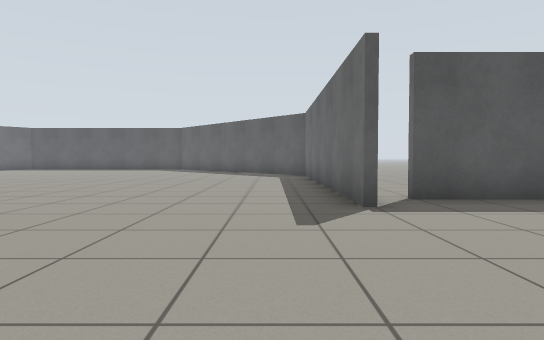
View 1 (above)

24 first-person views from a walk through a world built for the Gazebo simulator. The camera is 0.72 m above the floor, tilts 2° down and sees 75° across. The floor is counted in squares, 1 m on a side. Each view is taken from the middle of a square. On the plan, view 1 faces up. The plan holds only what a view shows up to about 11 squares ahead; the rest is blank. The place goes on beyond the plan.

View 2
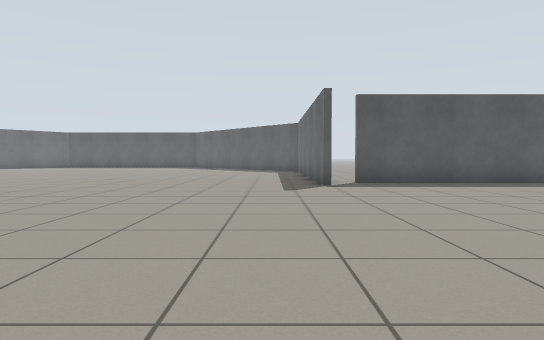

View 3
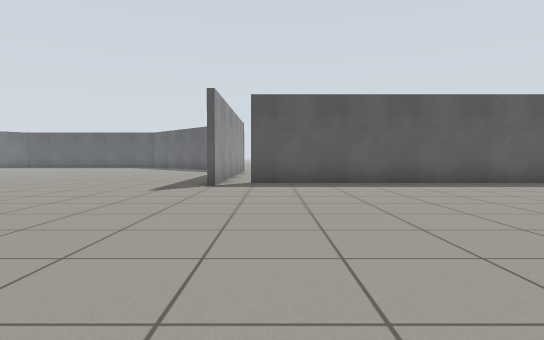

View 4
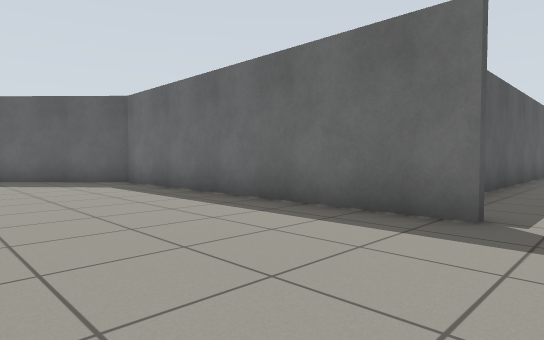

View 5
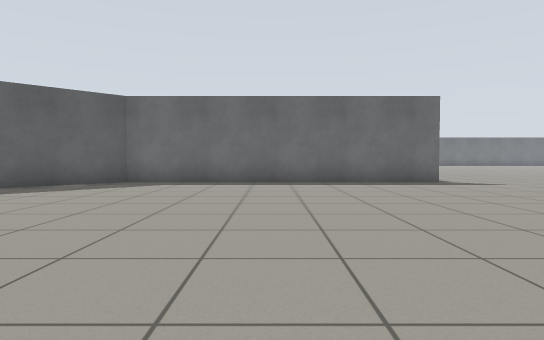

View 6
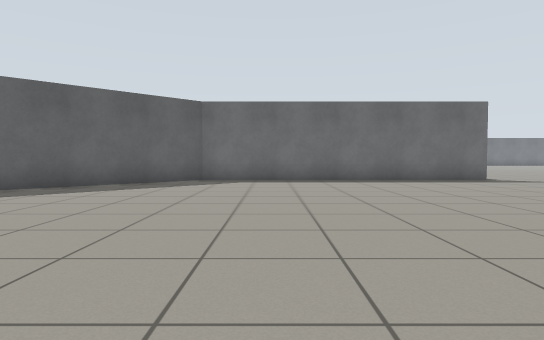

View 7
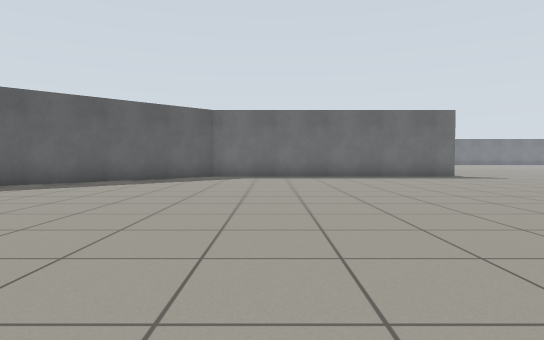

View 8
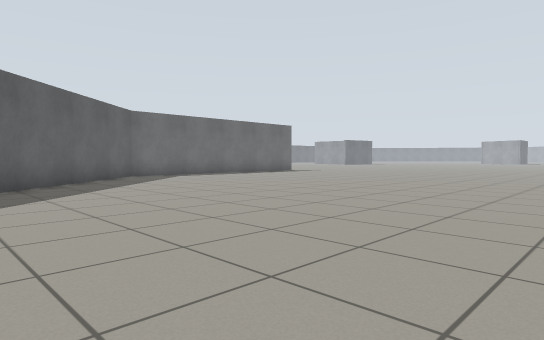

View 9
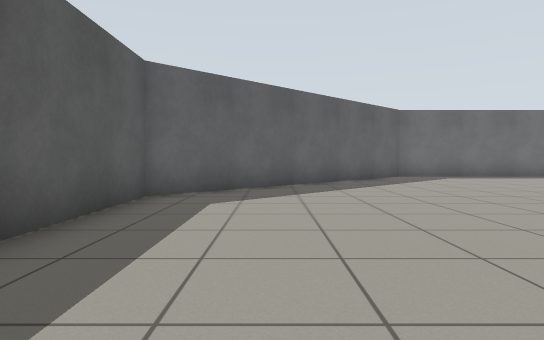

View 10
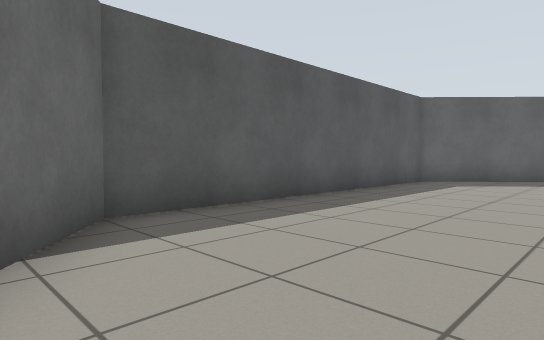

View 11
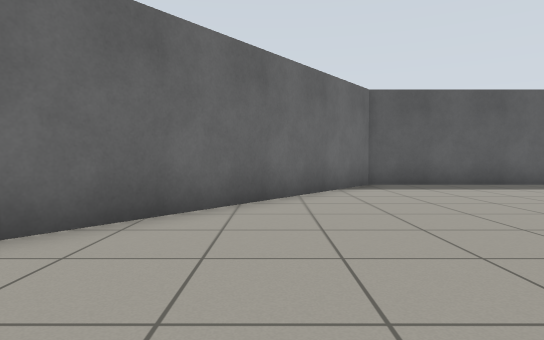

View 12
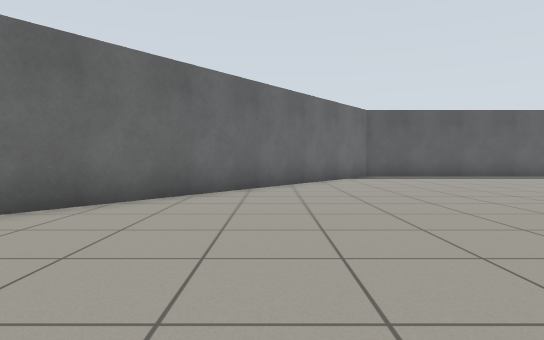

View 13
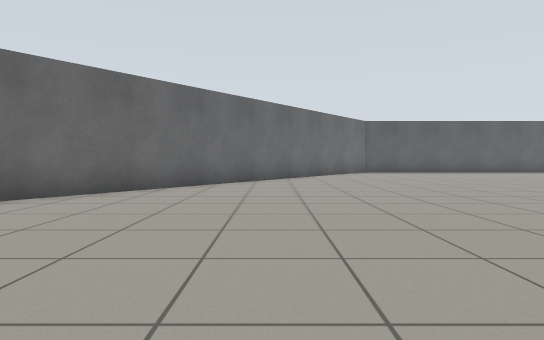

View 14
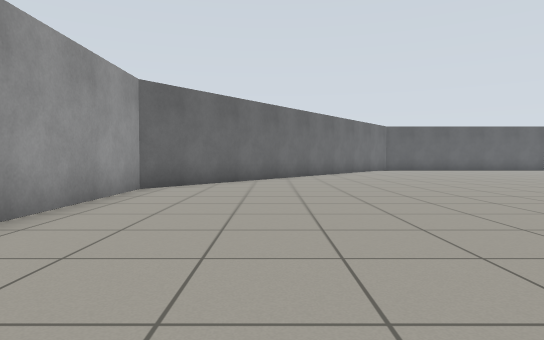

View 15
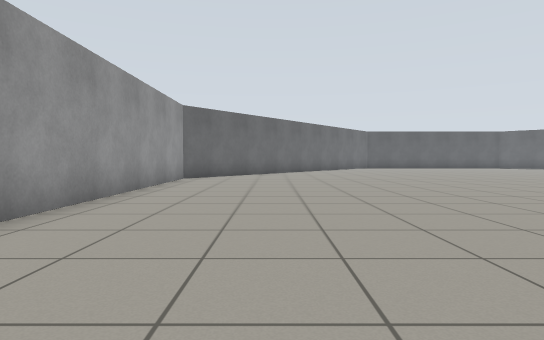

View 16
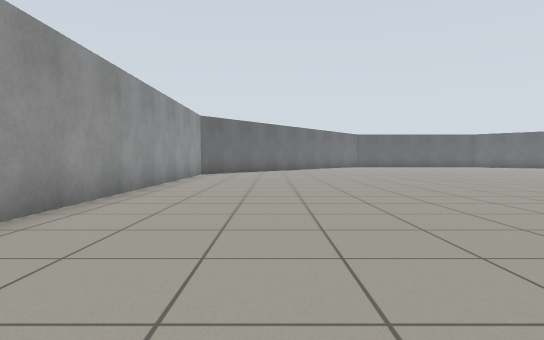

View 17
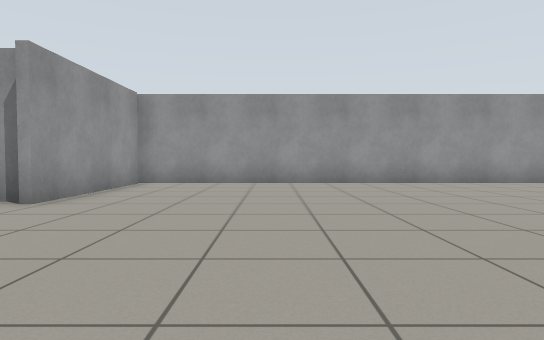

View 18
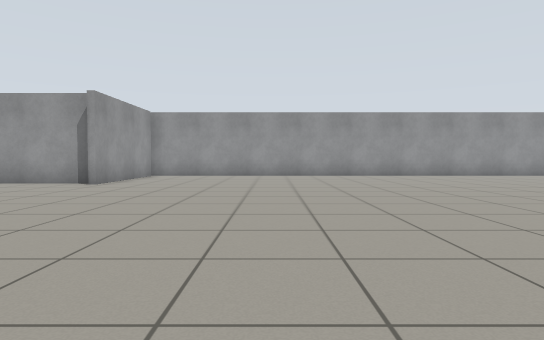

View 19
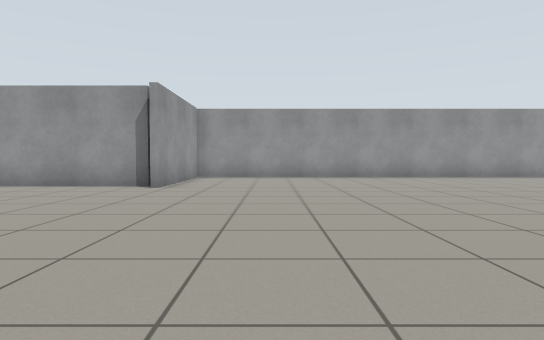

View 20
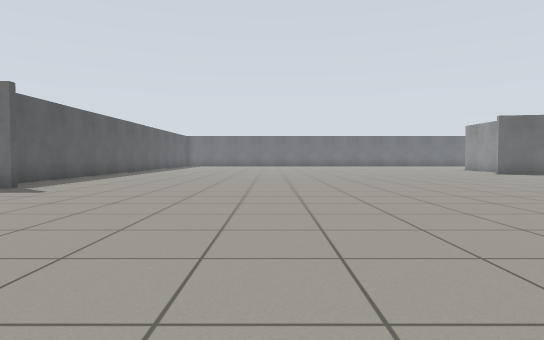

View 21
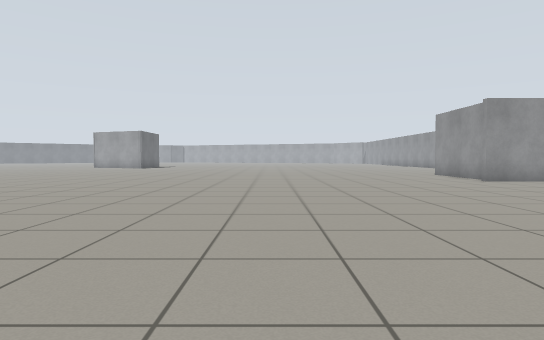

View 22
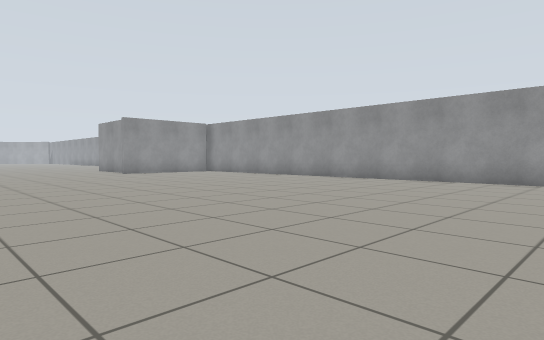

View 23
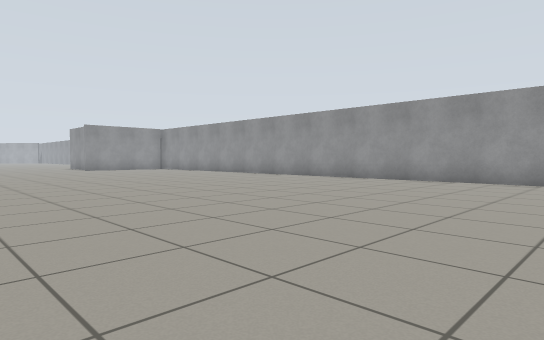

View 24
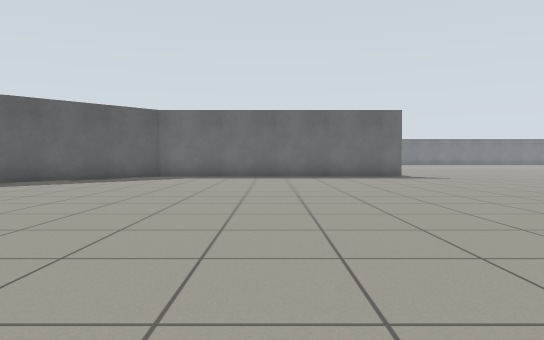

### Floor plan
Points are (right, up) in squares from view 1. A wall is a line through its corners. A room is listed if a view was taken in it or the views show most of it. See-through windows are left out.
Room 1 (views 1, 2, 3, 4, 5, 6, 7, 8, 9, 10, 11, 12, 13, 14, 15, 16, 17, 18, 19, 20, 21, 22, 23, 24)
walls: (1.3, 5) (1.3, 14.2) (-5.4, 21.3) (-14.5, 21.3) (-24, 9.1) (-24, -10.7) (-19.4, -10.7); (1.5, 7) (1.5, 5.1); (8.5, 6.1) (2.4, 6.1); (-19.8, -11) (-19.8, -12.5)
ways out: opening at (2, 6)

Where each view was taken, in squares from view 1:
view 1: 0 up, 0 right, facing up
view 2: 4 down, 0 right, facing up
view 3: 4 down, 3 right, facing up
view 4: 4 up, 3 left, facing up-right
view 5: 10 up, 9 left, facing right
view 6: 12 up, 10 left, facing right
view 7: 12 up, 12 left, facing right
view 8: 20 up, 12 left, facing down-right
view 9: 19 up, 12 left, facing right
view 10: 17 up, 16 left, facing up-right
view 11: 12 up, 17 left, facing up
view 12: 8 up, 18 left, facing up
view 13: 4 up, 19 left, facing up
view 14: 1 up, 21 left, facing up
view 15: 3 down, 21 left, facing up
view 16: 6 down, 21 left, facing up
view 17: 7 down, 14 left, facing left
view 18: 6 down, 10 left, facing left
view 19: 8 down, 11 left, facing left
view 20: 1 down, 7 left, facing right
view 21: 0 up, 13 left, facing down
view 22: 5 up, 13 left, facing down-left
view 23: 10 up, 13 left, facing down-left
view 24: 10 up, 12 left, facing right
